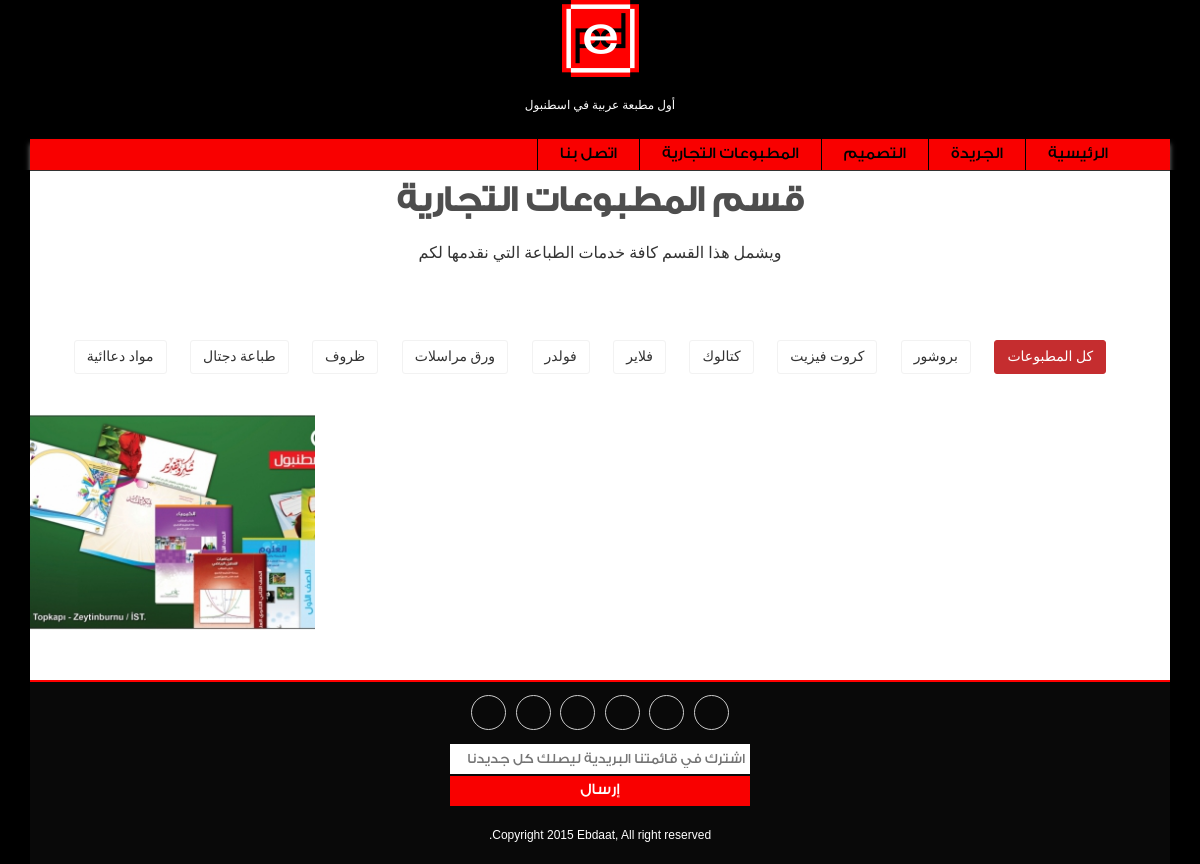
The app's page /ar/Commercial-publications.php with its own data.
### tables this page shows
CREATE TABLE IF NOT EXISTS `publications_type` (
  `id` int(11) NOT NULL AUTO_INCREMENT,
  `title` varchar(1000) NOT NULL,
  `filter` varchar(1000) NOT NULL,
  `tr` varchar(255) NOT NULL,
  PRIMARY KEY (`id`),
  UNIQUE KEY `id` (`id`),
  KEY `id_2` (`id`),
  KEY `id_3` (`id`)
);

CREATE TABLE IF NOT EXISTS `social` (
  `id` int(11) NOT NULL AUTO_INCREMENT,
  `type_id` int(11) NOT NULL,
  `link` varchar(1000) NOT NULL,
  `title` varchar(1000) NOT NULL,
  PRIMARY KEY (`id`),
  UNIQUE KEY `id` (`id`),
  KEY `id_2` (`id`)
);

CREATE TABLE IF NOT EXISTS `social_types` (
  `id` int(11) NOT NULL AUTO_INCREMENT,
  `type` varchar(1000) NOT NULL,
  `icon` varchar(1000) NOT NULL,
  PRIMARY KEY (`id`),
  UNIQUE KEY `id` (`id`),
  KEY `id_2` (`id`),
  KEY `id_3` (`id`)
);

### ar/Commercial-publications.php (the view, shortened to what this page needs)
<?php
include"header.php";
?>
<section class="content">
    <section id="portfolio">
        <div class="center">
           <h2>قسم المطبوعات التجارية</h2>
           <p class="lead">ويشمل هذا القسم كافة خدمات الطباعة التي نقدمها لكم </p>
        </div>
        <ul class="portfolio-filter text-center">
            <li><a class="btn btn-default active" href="#" data-filter="*">كل المطبوعات</a></li>
            <?php
            $selectDesignTypes = "SELECT * FROM publications_type";
            $queryDesignTypes  = mysql_query($selectDesignTypes)or die (mysql_error());
            while($row=mysql_fetch_array($queryDesignTypes)){
                $titleDesignTypes=htmlspecialchars($row[1]);
                $filterDesignTypes=htmlspecialchars($row[2]);
                        echo ' <li><a class="btn btn-default" href="#" data-filter=".'.$filterDesignTypes.'">'.$titleDesignTypes.'</a></li>';
            }
            ?>
        </ul>
        <div class="row">
            <div class="portfolio-items">
                <?php
                $selectDesign = "SELECT * FROM publications";
                $queryDesign  = mysql_query($selectDesign)or die (mysql_error());
                while($row=mysql_fetch_array($queryDesign)){
                    $thumb       =  htmlspecialchars($row[2]);
                    $title       =  htmlspecialchars($row[3]);
                    $description =  htmlspecialchars($row[4]);
                    $image       =  htmlspecialchars($row[5]);
                    $number      =  htmlspecialchars($row[6]);
                    $price       =  htmlspecialchars($row[7]);
                    $d = Cut_Text($description, $limit = 100, "....");
                    $selectType  = "SELECT filter FROM publications_type where id=$row[1]";
                    $queryType   = mysql_query($selectType)or die (mysql_error());
                    $class       =  mysql_fetch_row($queryType);
                    echo '
                    <div class="portfolio-item '.$class[0].' col-xs-12 col-sm-4 col-md-3">
                        <div class="recent-work-wrap">
                            <img class="img-responsive" src="../images/publications/recent/'.$thumb.'" alt="">
                            <div class="overlay">
                                <div class="recent-work-inner">
                                    <h3><a href="#">'.$title.'</a></h3>
                                    <p>
                                    '.$d.'<br />
                                    العدد: '.$number.'  <br/>
                                    السعر: '.$price.' ل ت
                                    </p>
                                    <a class="preview" href="../images/publications/full/'.$image.'" rel="prettyPhoto"><i class="fa fa-eye"></i> عرض </a>
                                </div>
                            </div>
                        </div>
                    </div>';
                }?>
            </div>
        </div>
    </section>
</section>
<?php include"footer.php"; ?>

### ar/header.php (shortened to what this page needs)
<!DOCTYPE html>
<html>
	<head>
        <link rel="stylesheet" href="css/animate.css" />
        <link href="css/bootstrap.min.css" rel="stylesheet">
        <link href="css/font-awesome.css" rel="stylesheet">
        <link href="css/font-awesome.min.css" rel="stylesheet">
        <link href="css/icono.min.css" rel="stylesheet">
        <link href="css/prettyPhoto.css" rel="stylesheet">
        <link href="css/main.css" rel="stylesheet">
        <link href="css/responsive.css" rel="stylesheet">
        <link href="http://www.jqueryscript.net/css/jquerysctipttop.css" rel="stylesheet" type="text/css">
        <link rel="stylesheet" href="css/style.css"   />
        <link rel="stylesheet" href="css/asCheck.css">
    </head>
	<body>
        <header>
            <div class="row-h">
                <div id="logo">
                    <img src="img/logo.png" alt="<?php echo s_name; ?>" />
                </div>
                <div id="slogan">
                    <label>أول مطبعة عربية في اسطنبول</label>
                </div>
            </div>
            <div class="row-h">
                <div class="container">
                    <nav id="navbar">
                        <ul>
                            <li><a href="./index.php">الرئيسية</a></li>
                            <li><a href="./newspaper.php">الجريدة</a></li>
                            <li><a href="./Design.php">التصميم</a></li>
                            <li><a href="./publications.php">المطبوعات التجارية</a></li>
                            <li><a href="./contact.php">اتصل بنا</a></li>
                        </ul>
                    </nav>
                </div>
            </div>
        </header>
        <div class="container">

### ar/footer.php (shortened to what this page needs)
    </div>
    <div class="container">
        <footer>
                <div class="row-h">
                   <div class="social">
                        <ul class="social-share">
                            <?php
                            $selectSocial = "SELECT * FROM social";
                            $querySocial  = mysql_query($selectSocial)or die (mysql_error());
                            while($row=mysql_fetch_array($querySocial)){
                                $link=htmlspecialchars($row[2]);
                                $title=htmlspecialchars($row[3]);
                                $selectType="SELECT icon FROM social_types where id=$row[1]";
                                $queryType=mysql_query($selectType)or die (mysql_error());
                                $class=mysql_fetch_row($queryType);
                                echo '
                                    <li>
                                        <a href="http://'.$link.'" title="'.$title.'" target="_blank">
                                            <i class="fa '.$class[0].'"></i>
                                        </a>
                                    </li>';
                            }?>
                        </ul>
                   </div>
                </div>
                <div class="row-h">
                    <form id="mailing-list-form" method="post" action="">
                        <input type="email" name="email" value="" placeholder="اشترك في قائمتنا البريدية ليصلك كل جديدنا" />
                        <button name="submitmailing" value="">إرسال</button>
                    </form>
                </div>
            <div class="row-h">
                <div class="copy"><?php echo s_copy; ?></div>
            </div>
        </footer>
        </div>
	</body>
</html>

### ar/css/main.css (style rules this page uses)
.center h2 { font-size: 36px; margin-top: 0; margin-bottom: 20px; }
.center { text-align: center; padding-bottom: 55px; }
.lead { font-size: 16px; line-height: 24px; font-weight: 400; }
.social { text-align: center; }
.social-share { display: inline-block; list-style: none; padding: 0px; margin: 0px; }
ul.social-share li { display: inline-block; margin: 3px; }
ul.social-share li a { display: inline-block; color: #fff; background: none; width: 35px; height: 35px; line-height: 1.7; text-align: center; border-radius: 35px; border: 1px solid #ccc; font-size: 22px; }
.recent-work-wrap { position: relative; }
.portfolio-items, .portfolio-filter { list-style: none outside none; margin: 0 0 40px 0; padding: 0; }
.portfolio-filter > li { display: inline-block; }
.portfolio-filter > li a { background: none repeat scroll 0 0 #FFFFFF; font-size: 14px; font-weight: 400; margin-right: 20px; text-transform: uppercase; transition: all 0.9s ease 0s; -moz-transition: all 0.9s ease 0s; -webkit-transition: all 0.9s ease 0s; -o-transition: all 0.9s ease 0s; border: 1px solid #F2F2F2; outline: none; border-radius: 3px; }
.portfolio-filter > li a:hover, .portfolio-filter > li a.active { color:#fff; background: #c52d2f; border: 1px solid #c52d2f; box-shadow: none; -webkit-box-shadow: none; }
.portfolio-item { margin: 0; padding:0; }
.isotope-item { z-index: 2; }
.isotope, .isotope .isotope-item { -webkit-transition-duration: 0.8s; -moz-transition-duration: 0.8s; -ms-transition-duration: 0.8s; -o-transition-duration: 0.8s; transition-duration: 0.8s; }
.isotope { -webkit-transition-property: height, width; -moz-transition-property: height, width; -ms-transition-property: height, width; -o-transition-property: height, width; transition-property: height, width; }
.isotope .isotope-item { -webkit-transition-property: -webkit-transform, opacity; -moz-transition-property: -moz-transform, opacity; -ms-transition-property: -ms-transform, opacity; -o-transition-property: -o-transform, opacity; transition-property: transform, opacity; }

### ar/css/responsive.css (style rules this page uses)
@media (min-width: 1200px) { #portfolio .row { margin-left: -10px; margin-right: -10px; } }

### records on screen
publications_type: title "بروشور"
publications_type: title "كروت فيزيت"
publications_type: title "كتالوك"
publications_type: title "فلاير"
publications_type: title "فولدر"
publications_type: title "ورق مراسلات"
publications_type: title "ظروف"
publications_type: title "طباعة دجتال"
publications_type: title "مواد دعاائية"

### other values on screen
s_copy "Copyright 2015 Ebdaat, All right reserved."
